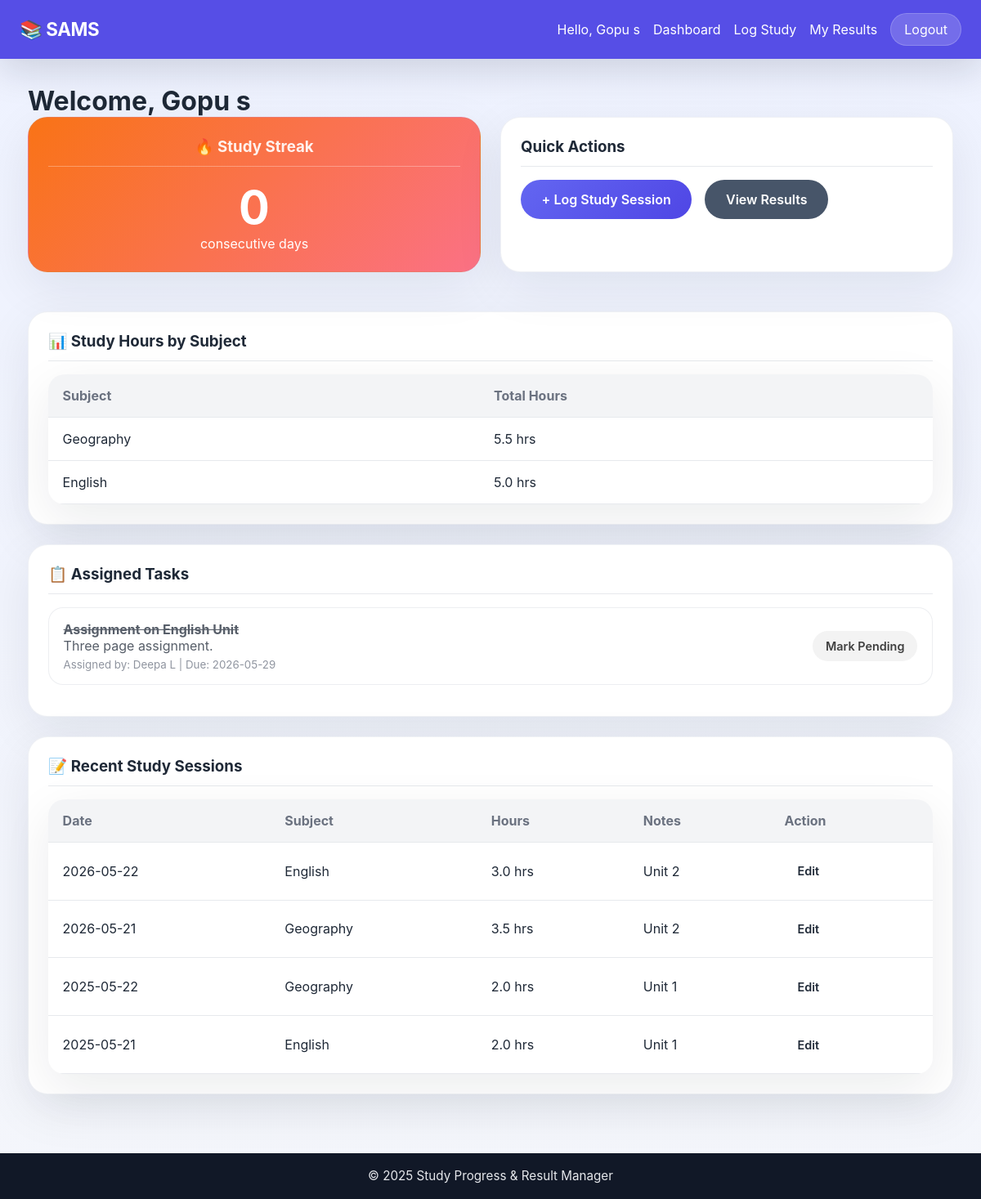
The page /student/dashboard (signed in) on the database its author committed.
### tables this page shows
CREATE TABLE subjects (
            id INTEGER PRIMARY KEY AUTOINCREMENT,
            name TEXT UNIQUE NOT NULL
        );

CREATE TABLE tasks (
            id INTEGER PRIMARY KEY AUTOINCREMENT,
            student_id INTEGER NOT NULL,
            teacher_id INTEGER NOT NULL,
            title TEXT NOT NULL,
            description TEXT,
            due_date DATE,
            is_completed INTEGER DEFAULT 0,
            created_at TIMESTAMP DEFAULT CURRENT_TIMESTAMP,
            FOREIGN KEY (student_id) REFERENCES users(id),
            FOREIGN KEY (teacher_id) REFERENCES users(id)
        );

CREATE TABLE users (
            id INTEGER PRIMARY KEY AUTOINCREMENT,
            username TEXT UNIQUE NOT NULL,
            password TEXT NOT NULL,
            role TEXT NOT NULL CHECK(role IN ('teacher', 'student')),
            full_name TEXT NOT NULL,
            created_at TIMESTAMP DEFAULT CURRENT_TIMESTAMP
        );

CREATE TABLE study_logs (
            id INTEGER PRIMARY KEY AUTOINCREMENT,
            student_id INTEGER NOT NULL,
            subject_id INTEGER NOT NULL,
            hours_spent REAL NOT NULL,
            study_date DATE NOT NULL,
            notes TEXT,
            created_at TIMESTAMP DEFAULT CURRENT_TIMESTAMP,
            FOREIGN KEY (student_id) REFERENCES users(id),
            FOREIGN KEY (subject_id) REFERENCES subjects(id)
        );

### app.py (the view, shortened to what this page needs)
@app.route('/student/dashboard')
@login_required
@student_required
def student_dashboard():
    conn = get_db_connection()
    study_logs = conn.execute('''
        SELECT sl.*, s.name as subject_name
        FROM study_logs sl
        JOIN subjects s ON sl.subject_id = s.id
        WHERE sl.student_id = ?
        ORDER BY sl.study_date DESC
        LIMIT 10
    ''', (session['user_id'],)).fetchall()
    study_summary = conn.execute('''
        SELECT s.name as subject_name, SUM(sl.hours_spent) as total_hours
        FROM study_logs sl
        JOIN subjects s ON sl.subject_id = s.id
        WHERE sl.student_id = ?
        GROUP BY s.id
        ORDER BY total_hours DESC
    ''', (session['user_id'],)).fetchall()
    tasks = conn.execute('''
        SELECT t.*, u.full_name as teacher_name
        FROM tasks t
        JOIN users u ON t.teacher_id = u.id
        WHERE t.student_id = ?
        ORDER BY t.is_completed ASC, t.due_date ASC
    ''', (session['user_id'],)).fetchall()
    streak_rows = conn.execute('''
        SELECT DISTINCT study_date
        FROM study_logs
        WHERE student_id = ?
        ORDER BY study_date DESC
    ''', (session['user_id'],)).fetchall()
    streak = 0
    if streak_rows:
        study_dates = [datetime.fromisoformat(row['study_date']).date() for row in streak_rows]
        today = date.today()
    conn.close()
    return render_template('student_dashboard.html',
                         study_logs=study_logs,
                         study_summary=study_summary,
                         tasks=tasks,
                         streak=streak)

### app.py (called while the page is built)
def login_required(f):
    @wraps(f)
    def decorated_function(*args, **kwargs):
        if 'user_id' not in session:
            flash('Please log in to access this page.', 'error')
            return redirect(url_for('login'))
        return f(*args, **kwargs)
    return decorated_function

def student_required(f):
    @wraps(f)
    def decorated_function(*args, **kwargs):
        if session.get('role') != 'student':
            flash('This page is for students only.', 'error')
            return redirect(url_for('home'))
        return f(*args, **kwargs)
    return decorated_function

### database.py (called while the page is built)
def get_db_connection():
    conn = sqlite3.connect(DATABASE)
    conn.row_factory = sqlite3.Row  # This lets us access columns by name
    return conn

### templates/student_dashboard.html (shortened to what this page needs)
{% extends 'base.html' %}
{% block content %}
<h1>Welcome, {{ session.get('full_name') }}</h1>
<div class="dashboard-grid">
    <div class="card streak-card">
        <h3>🔥 Study Streak</h3>
        <div class="streak-number">{{ streak }}</div>
        <p>consecutive days</p>
    </div>
    <div class="card">
        <h3>Quick Actions</h3>
        <div class="quick-actions">
            <a href="{{ url_for('add_study_log') }}" class="btn btn-primary">+ Log Study Session</a>
            <a href="{{ url_for('view_results') }}" class="btn btn-secondary">View Results</a>
        </div>
    </div>
</div>
<div class="card">
    <h3>📊 Study Hours by Subject</h3>
    {% if study_summary %}
        <table class="data-table">
            <thead>
                <tr>
                    <th>Subject</th>
                    <th>Total Hours</th>
                </tr>
            </thead>
            <tbody>
                {% for item in study_summary %}
                <tr>
                    <td>{{ item.subject_name }}</td>
                    <td>{{ "%.1f"|format(item.total_hours) }} hrs</td>
                </tr>
                {% endfor %}
            </tbody>
        </table>
    {% else %}
        <p class="empty-state">No study sessions logged yet. Start tracking your progress!</p>
    {% endif %}
</div>
<div class="card">
    <h3>📋 Assigned Tasks</h3>
    {% if tasks %}
        <ul class="task-list">
            {% for task in tasks %}
            <li class="task-item {% if task.is_completed %}completed{% endif %}">
                <div class="task-info">
                    <strong>{{ task.title }}</strong>
                    {% if task.description %}
                        <p>{{ task.description }}</p>
                    {% endif %}
                    <small>Assigned by: {{ task.teacher_name }}
                        {% if task.due_date %} | Due: {{ task.due_date }}{% endif %}
                    </small>
                </div>
                <form method="POST" action="{{ url_for('toggle_task', task_id=task.id) }}" style="display: inline;">
                    <button type="submit" class="btn btn-small">
                        {% if task.is_completed %}Mark Pending{% else %}Mark Done{% endif %}
                    </button>
                </form>
            </li>
            {% endfor %}
        </ul>
    {% else %}
        <p class="empty-state">No tasks assigned yet.</p>
    {% endif %}
</div>
<div class="card">
    <h3>📝 Recent Study Sessions</h3>
    {% if study_logs %}
        <table class="data-table">
            <thead>
                <tr>
                    <th>Date</th>
                    <th>Subject</th>
                    <th>Hours</th>
                    <th>Notes</th>
                    <th>Action</th>
                </tr>
            </thead>
            <tbody>
                {% for log in study_logs %}
                <tr>
                    <td>{{ log.study_date }}</td>
                    <td>{{ log.subject_name }}</td>
                    <td>{{ log.hours_spent }} hrs</td>
                    <td>{{ log.notes or '-' }}</td>
                    <td>
                        <a href="{{ url_for('edit_study_log', log_id=log.id) }}" class="btn btn-small">Edit</a>
                    </td>
                </tr>
                {% endfor %}
            </tbody>
        </table>
    {% else %}
        <p class="empty-state">No study sessions logged yet.</p>
    {% endif %}
</div>
{% endblock %}

### templates/base.html (shortened to what this page needs)
<!DOCTYPE html>
<html lang="en">
<head>
    <link rel="stylesheet" href="{{ url_for('static', filename='style.css') }}">
</head>
<body>
    <nav class="navbar">
        <div class="nav-brand">
            <a href="{{ url_for('home') }}">📚 SAMS</a>
        </div>
        <div class="nav-links">
            {% if session.get('user_id') %}
                <span class="welcome-text">Hello, {{ session.get('full_name') }}</span>
                {% if session.get('role') == 'teacher' %}
                    <a href="{{ url_for('teacher_dashboard') }}">Dashboard</a>
                    <a href="{{ url_for('enter_marks') }}">Enter Marks</a>
                    <a href="{{ url_for('assign_task') }}">Assign Task</a>
                {% else %}
                    <a href="{{ url_for('student_dashboard') }}">Dashboard</a>
                    <a href="{{ url_for('add_study_log') }}">Log Study</a>
                    <a href="{{ url_for('view_results') }}">My Results</a>
                {% endif %}
                <a href="{{ url_for('logout') }}" class="btn-logout">Logout</a>
            {% else %}
                <a href="{{ url_for('login') }}">Login</a>
                <a href="{{ url_for('register') }}">Register</a>
            {% endif %}
        </div>
    </nav>
    <main class="container">
        {% block content %}{% endblock %}
    </main>
    <footer>
        <p>&copy; 2025 Study Progress & Result Manager</p>
    </footer>
</body>
</html>

### static/style.css (style rules this page uses)
* { margin: 0; padding: 0; box-sizing: border-box; }
:root { --bg: #f4f6fb; --surface: #ffffff; --surface-alt: #f8fafc; --text: #1f2937; --muted: #6b7280; --primary: #4f46e5; --primary-soft: #ebe8ff; --accent: #10b981; --danger: #ef4444; --border: #e5e7eb; --shadow: 0 18px 60px rgba(15, 23, 42, 0.08); }
body { font-family: 'Inter', system-ui, -apple-system, BlinkMacSystemFont, 'Segoe UI', sans-serif; background: linear-gradient(180deg, #eef2ff 0%, #f4f6fb 100%); color: var(--text); min-height: 100vh; display: flex; flex-direction: column; }
a { color: inherit; text-decoration: none; }
button, input, select, textarea { font: inherit; }
.navbar { background: rgba(79, 70, 229, 0.95); color: white; padding: 1rem 1.5rem; display: flex; justify-content: space-between; align-items: center; gap: 1rem; position: sticky; top: 0; z-index: 20; box-shadow: 0 14px 45px rgba(15, 23, 42, 0.15); }
.nav-brand a { font-size: 1.4rem; font-weight: 700; letter-spacing: -0.02em; }
.nav-links { display: flex; align-items: center; gap: 1rem; flex-wrap: wrap; }
.nav-links a, .btn-logout { color: white; transition: opacity 0.2s ease, transform 0.2s ease; }
.btn-logout { background: rgba(255,255,255,0.18); padding: 0.55rem 1rem; border-radius: 999px; border: 1px solid rgba(255,255,255,0.18); }
.container { max-width: 1180px; width: 100%; margin: 0 auto; padding: 2rem 1.5rem 3rem; flex: 1; }
.btn { display: inline-flex; align-items: center; justify-content: center; padding: 0.9rem 1.6rem; border-radius: 999px; font-weight: 600; border: none; cursor: pointer; transition: transform 0.22s ease, box-shadow 0.22s ease, background-color 0.22s ease; }
.btn-primary { background: linear-gradient(135deg, #6366f1 0%, #4f46e5 100%); color: white; }
.btn-secondary { background: #475569; color: white; }
.btn-small { padding: 0.65rem 1rem; font-size: 0.9rem; }
.card { background: var(--surface); padding: 1.5rem; border-radius: 24px; margin-bottom: 1.5rem; box-shadow: var(--shadow); border: 1px solid rgba(148, 163, 184, 0.15); }
.card h3 { margin-bottom: 1rem; color: var(--text); border-bottom: 1px solid rgba(229, 231, 235, 0.9); padding-bottom: 0.75rem; }
.dashboard-grid { display: grid; grid-template-columns: repeat(auto-fit, minmax(250px, 1fr)); gap: 1.5rem; margin-bottom: 1.5rem; }
.streak-card { text-align: center; background: linear-gradient(135deg, #f97316 0%, #fb7185 100%); color: white; }
.streak-card h3 { color: rgba(255,255,255,0.9); border-bottom-color: rgba(255,255,255,0.3); }
.streak-number { font-size: 3.5rem; font-weight: 700; }
.quick-actions { display: flex; gap: 1rem; flex-wrap: wrap; }
.data-table { width: 100%; border-collapse: collapse; background: var(--surface); border-radius: 20px; overflow: hidden; box-shadow: var(--shadow); }
.data-table th, .data-table td { padding: 1rem 1.1rem; text-align: left; border-bottom: 1px solid rgba(229, 231, 235, 0.9); }
.data-table th { background: rgba(243, 244, 246, 0.95); font-weight: 700; color: var(--muted); }
.task-list { list-style: none; }
.task-item { display: flex; justify-content: space-between; align-items: center; padding: 1rem 1.1rem; border-radius: 18px; background: var(--surface); border: 1px solid rgba(229, 231, 235, 0.9); margin-bottom: 0.85rem; }
.task-item.completed { opacity: 0.75; }
.task-item.completed .task-info strong { text-decoration: line-through; }
.task-info small { color: var(--muted); display: block; margin-top: 0.35rem; }
footer { background: #111827; color: #e5e7eb; text-align: center; padding: 1.15rem; margin-top: auto; }
footer p { font-size: 0.95rem; }

### rows shown on the page
subjects: subject_name "Geography", total_hours "5.5"
subjects: subject_name "English", total_hours "5.0"
tasks: title "Assignment on English Unit", description "Three page assignment.", teacher_name "Deepa L", due_date "2026-05-29", is_completed "Mark Pending"
study_logs: study_date "2026-05-22", subject_name "English", hours_spent "3.0", notes "Unit 2"
study_logs: study_date "2026-05-21", subject_name "Geography", hours_spent "3.5", notes "Unit 2"
study_logs: study_date "2025-05-22", subject_name "Geography", hours_spent "2.0", notes "Unit 1"
study_logs: study_date "2025-05-21", subject_name "English", hours_spent "2.0", notes "Unit 1"

### other values the page prints
{{ session.get('full_name') }} "Gopu s"
{{ streak }} "0"
